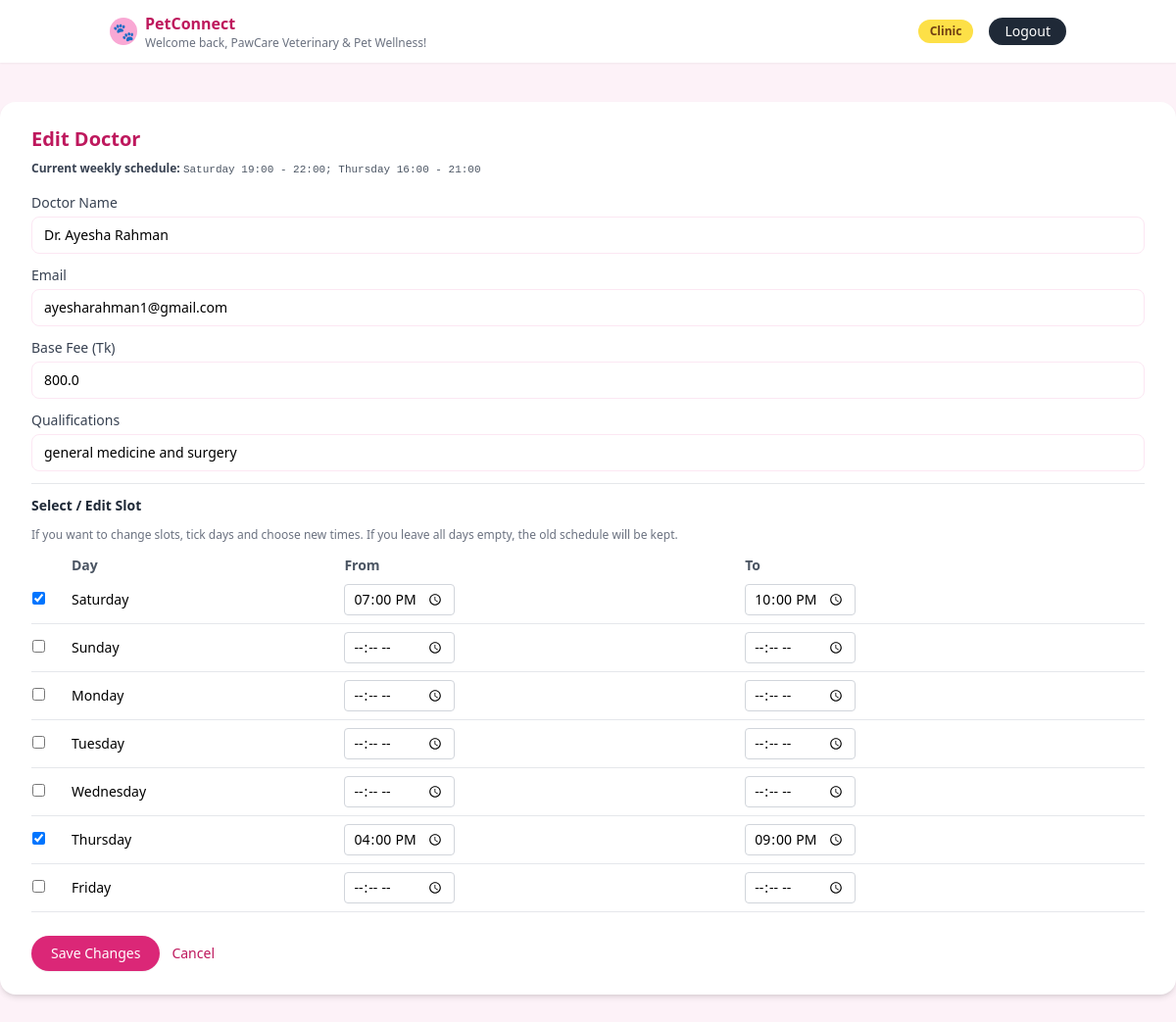
The app's page /clinic/doctors/3/edit (signed in) with its own data.
### tables this page shows
CREATE TABLE clinics (
    id INTEGER PRIMARY KEY AUTOINCREMENT,
    user_id INTEGER NOT NULL UNIQUE,
    name TEXT NOT NULL,
    license_number TEXT NOT NULL,
    email TEXT NOT NULL,
    contact_number TEXT NOT NULL,
    location TEXT NOT NULL,
    FOREIGN KEY (user_id) REFERENCES users(id)
);

CREATE TABLE doctors (
    id INTEGER PRIMARY KEY AUTOINCREMENT,
    clinic_id INTEGER NOT NULL,
    name TEXT NOT NULL,
    email TEXT NOT NULL,
    base_fee REAL NOT NULL,
    qualifications TEXT NOT NULL,
    rating REAL DEFAULT 0,
    weekly_schedule TEXT NOT NULL,
    FOREIGN KEY (clinic_id) REFERENCES clinics(id)
);

### app.py (the view, shortened to what this page needs)
@app.route("/clinic/doctors/<int:doctor_id>/edit", methods=["GET", "POST"])
def edit_doctor_form(doctor_id):
    if "user_id" not in session or session.get("role") != "clinic":
        return redirect(url_for("login"))
    clinic = get_or_create_clinic_for_current_user()
    if not clinic:
        flash("Clinic profile not found.", "danger")
        return redirect(url_for("login"))
    conn = get_db()
    cur = conn.cursor()
    doctor = cur.execute(
        "SELECT * FROM doctors WHERE id = ? AND clinic_id = ?",
        (doctor_id, clinic["id"]),
    ).fetchone()
    if not doctor:
        conn.close()
        flash("Doctor not found.", "warning")
        return redirect(url_for("clinic_dashboard", tab="doctors"))
    schedule_fields = parse_schedule_to_fields(doctor["weekly_schedule"] or "")
    conn.close()
    return render_template("edit_doctor.html", doctor=doctor, schedule=schedule_fields)

### app.py (called while the page is built, shortened)
def get_db():
    conn = sqlite3.connect(app.config["DATABASE"])
    conn.row_factory = sqlite3.Row
    return conn

def get_or_create_clinic_for_current_user():
    user_id = session.get("user_id")
    if not user_id:
        return None
    conn = get_db()
    cur = conn.cursor()
    clinic = cur.execute(
        "SELECT * FROM clinics WHERE user_id = ?", (user_id,)
    ).fetchone()
    conn.close()
    return clinic

### templates/edit_doctor.html (shortened to what this page needs)
{% extends "base.html" %}
{% block content %}
<h1 class="text-xl font-semibold text-pink-700 mb-2">Edit Doctor</h1>
{% if doctor %}
  <p class="text-xs text-gray-500 mb-4">
    <strong class="font-semibold text-gray-700">Current weekly schedule:</strong>
    <span class="font-mono text-[11px] text-gray-600">
      {{ doctor['weekly_schedule'] }}
    </span>
  </p>
{% endif %}
<form method="post"
      onsubmit="event.preventDefault(); openDoctorEditModal(this);"
      class="space-y-3">
  <div>
    <label class="block text-sm font-medium text-gray-700 mb-1">Doctor Name</label>
    <input type="text" name="name" required
           value="{{ doctor['name'] }}"
           class="w-full border border-pink-100 rounded-lg px-3 py-2 text-sm focus:ring-2 focus:ring-pink-300 focus:border-pink-300">
  </div>
  <div>
    <label class="block text-sm font-medium text-gray-700 mb-1">Email</label>
    <input type="email" name="email" required
           value="{{ doctor['email'] }}"
           class="w-full border border-pink-100 rounded-lg px-3 py-2 text-sm focus:ring-2 focus:ring-pink-300 focus:border-pink-300">
  </div>
  <div>
    <label class="block text-sm font-medium text-gray-700 mb-1">Base Fee (Tk)</label>
    <input type="number" name="base_fee" required
           value="{{ doctor['base_fee'] }}"
           class="w-full border border-pink-100 rounded-lg px-3 py-2 text-sm focus:ring-2 focus:ring-pink-300 focus:border-pink-300">
  </div>
  <div>
    <label class="block text-sm font-medium text-gray-700 mb-1">Qualifications</label>
    <input type="text" name="qualifications" required
           value="{{ doctor['qualifications'] }}"
           class="w-full border border-pink-100 rounded-lg px-3 py-2 text-sm focus:ring-2 focus:ring-pink-300 focus:border-pink-300">
  </div>
  <hr class="my-3">
  <h3 class="text-sm font-semibold text-gray-800">Select / Edit Slot</h3>
  <p class="text-xs text-gray-500 mb-2">
    If you want to change slots, tick days and choose new times.
    If you leave all days empty, the old schedule will be kept.
  </p>
  <table class="w-full text-sm border-collapse">
    <tr class="text-gray-600">
      <th class="text-left w-10"></th>
      <th class="text-left">Day</th>
      <th class="text-left">From</th>
      <th class="text-left">To</th>
    </tr>
    <tr class="border-b">
      <td class="py-2">
        <input type="checkbox" name="sat_enabled"
               {% if schedule['sat_start'] %}checked{% endif %}>
      </td>
      <td class="py-2">Saturday</td>
      <td class="py-2">
        <input type="time" name="sat_start"
               value="{{ schedule['sat_start'] }}"
               class="border border-gray-300 rounded px-2 py-1">
      </td>
      <td class="py-2">
        <input type="time" name="sat_end"
               value="{{ schedule['sat_end'] }}"
               class="border border-gray-300 rounded px-2 py-1">
      </td>
    </tr>
    <tr class="border-b">
      <td class="py-2">
        <input type="checkbox" name="sun_enabled"
               {% if schedule['sun_start'] %}checked{% endif %}>
      </td>
      <td class="py-2">Sunday</td>
      <td class="py-2">
        <input type="time" name="sun_start"
               value="{{ schedule['sun_start'] }}"
               class="border border-gray-300 rounded px-2 py-1">
      </td>
      <td class="py-2">
        <input type="time" name="sun_end"
               value="{{ schedule['sun_end'] }}"
               class="border border-gray-300 rounded px-2 py-1">
      </td>
    </tr>
    <tr class="border-b">
      <td class="py-2">
        <input type="checkbox" name="mon_enabled"
               {% if schedule['mon_start'] %}checked{% endif %}>
      </td>
      <td class="py-2">Monday</td>
      <td class="py-2">
        <input type="time" name="mon_start"
               value="{{ schedule['mon_start'] }}"
               class="border border-gray-300 rounded px-2 py-1">
      </td>
      <td class="py-2">
        <input type="time" name="mon_end"
               value="{{ schedule['mon_end'] }}"
               class="border border-gray-300 rounded px-2 py-1">
      </td>
    </tr>
    <tr class="border-b">
      <td class="py-2">
        <input type="checkbox" name="tue_enabled"
               {% if schedule['tue_start'] %}checked{% endif %}>
      </td>
      <td class="py-2">Tuesday</td>
      <td class="py-2">
        <input type="time" name="tue_start"
               value="{{ schedule['tue_start'] }}"
               class="border border-gray-300 rounded px-2 py-1">
      </td>
      <td class="py-2">
        <input type="time" name="tue_end"
               value="{{ schedule['tue_end'] }}"
               class="border border-gray-300 rounded px-2 py-1">
      </td>
    </tr>
    <tr class="border-b">
      <td class="py-2">
        <input type="checkbox" name="wed_enabled"
               {% if schedule['wed_start'] %}checked{% endif %}>
      </td>
      <td class="py-2">Wednesday</td>
      <td class="py-2">
        <input type="time" name="wed_start"
               value="{{ schedule['wed_start'] }}"
               class="border border-gray-300 rounded px-2 py-1">
      </td>
      <td class="py-2">
        <input type="time" name="wed_end"
               value="{{ schedule['wed_end'] }}"
               class="border border-gray-300 rounded px-2 py-1">
      </td>
    </tr>
    <tr class="border-b">
      <td class="py-2">
        <input type="checkbox" name="thu_enabled"
               {% if schedule['thu_start'] %}checked{% endif %}>
      </td>
      <td class="py-2">Thursday</td>
      <td class="py-2">
        <input type="time" name="thu_start"
               value="{{ schedule['thu_start'] }}"
               class="border border-gray-300 rounded px-2 py-1">
      </td>
      <td class="py-2">
        <input type="time" name="thu_end"
               value="{{ schedule['thu_end'] }}"
               class="border border-gray-300 rounded px-2 py-1">
      </td>
    </tr>
    <tr class="border-b">
      <td class="py-2">
        <input type="checkbox" name="fri_enabled"
               {% if schedule['fri_start'] %}checked{% endif %}>
      </td>
      <td class="py-2">Friday</td>
      <td class="py-2">
        <input type="time" name="fri_start"
               value="{{ schedule['fri_start'] }}"
               class="border border-gray-300 rounded px-2 py-1">
      </td>
      <td class="py-2">
        <input type="time" name="fri_end"
               value="{{ schedule['fri_end'] }}"
               class="border border-gray-300 rounded px-2 py-1">
      </td>
    </tr>
  </table>
  <div class="pt-3 flex items-center gap-3">
    <button type="submit"
            class="px-5 py-2 rounded-full bg-pink-600 hover:bg-pink-700 text-white text-sm font-medium shadow-sm transition">
      Save Changes
    </button>
    <a href="{{ url_for('clinic_dashboard', tab='doctors') }}"
       class="text-sm text-pink-700 hover:text-pink-900">
      Cancel
    </a>
  </div>
</form>
{% endblock %}

### templates/base.html (shortened to what this page needs)
<!DOCTYPE html>
<html lang="en">
<head>
  <script src="https://cdn.tailwindcss.com"></script>
</head>
<body class="bg-pink-50">
  <header class="bg-white shadow-sm">
    <div class="max-w-5xl mx-auto px-6 py-3 flex items-center justify-between">
      <div class="flex items-center space-x-2">
        <div class="w-7 h-7 rounded-full bg-pink-300 flex items-center justify-center">
          <span class="text-white text-lg">🐾</span>
        </div>
        <div>
          <p class="font-semibold text-pink-700">PetConnect</p>
          {% if session.get('user_name') %}
            <p class="text-xs text-gray-500">Welcome back, {{ session.get('user_name') }}!</p>
          {% endif %}
        </div>
      </div>
      <nav class="flex items-center space-x-4 text-sm">
        {% if session.get('user_id') %}
          <span class="px-3 py-1 rounded-full bg-yellow-300 text-xs font-semibold text-yellow-900">
            {{ session.get('role')|capitalize }}
          </span>
          <a href="{{ url_for('logout') }}"
             class="px-4 py-1 rounded-full bg-gray-800 text-white text-sm hover:bg-black transition">
            Logout
          </a>
        {% endif %}
      </nav>
    </div>
  </header>
  <main class="min-h-screen">
    <div class="max-w-7xl mx-auto mt-10">
      <div class="bg-white rounded-2xl shadow-md px-8 py-6">
        {% block content %}{% endblock %}
      </div>
    </div>
  </main>
</body>
</html>

### records on screen
clinics: get "PawCare Veterinary & Pet Wellness"
doctors: weekly_schedule "Saturday 19:00 - 22:00; Thursday 16:00 - 21:00", name "Dr. Ayesha Rahman", email "ayesharahman1@gmail.com", base_fee "800.0", qualifications "general medicine and surgery"

### other values on screen
{{ session.get('role')|capitalize }} "Clinic"
